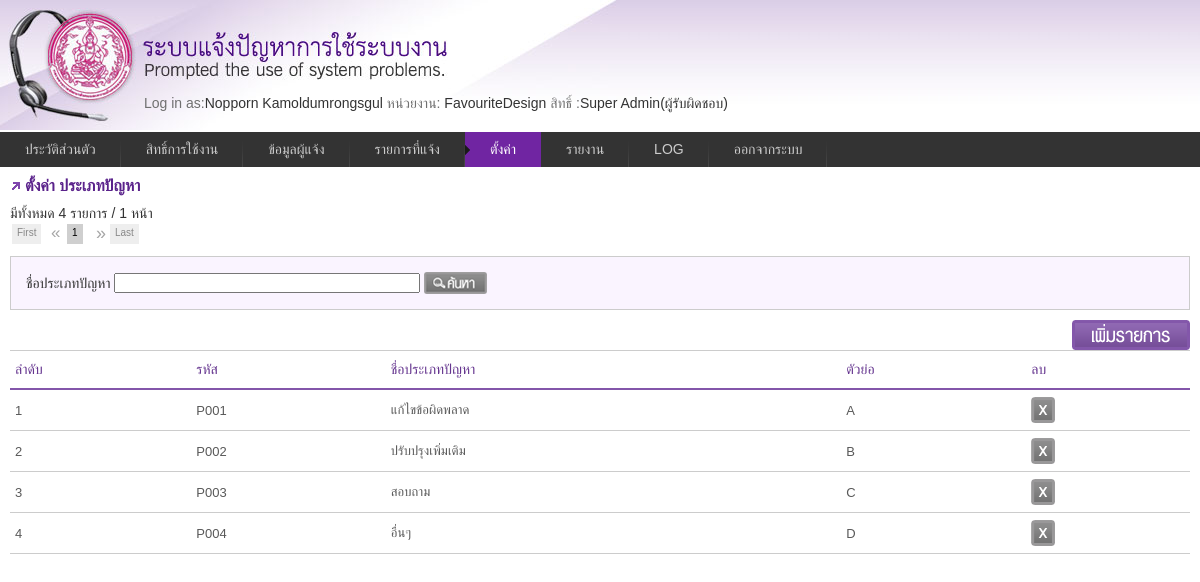
/setting.php?act=problemlist (signed in), run on the app's committed database.
### tables this page shows
CREATE TABLE `informent` (
  `ID` int(11) NOT NULL auto_increment,
  `Code` varchar(10) default NULL,
  `Name` varchar(50) default NULL,
  `lastname` varchar(50) default NULL,
  `usertypeid` int(11) default NULL,
  `UserGroupID` int(11) default NULL,
  `DepartmentID` int(11) default NULL,
  `DivisionID` int(11) default NULL,
  `GroupID` int(11) default NULL,
  `HumanType` int(11) default NULL,
  `IdCard` varchar(17) default NULL,
  `Tel` varchar(11) default NULL,
  `Email` varchar(255) default NULL,
  `Password` varchar(50) default NULL,
  `DateRegister` datetime default NULL,
  PRIMARY KEY  (`ID`)
);

CREATE TABLE `usergroup` (
  `ID` int(10) NOT NULL auto_increment,
  `Code` varchar(10) default NULL,
  `UserGroupName` varchar(50) default NULL,
  `UserDate` date default NULL,
  `CanAccessAll` char(10) default NULL,
  `level` char(1) default NULL,
  PRIMARY KEY  (`ID`)
);

CREATE TABLE `problemtype` (
  `ID` int(11) NOT NULL auto_increment,
  `Code` varchar(255) default NULL,
  `ProblemName` varchar(255) default NULL,
  `abbr` char(50) default NULL,
  PRIMARY KEY  (`ID`)
);

### include/function.php (called while the page is built, shortened)
<?php
function GetData($tablename, $id)
{
    if($id!='' && $tablename !='')
    {
      $result = mysql_query("SELECT * FROM ".$tablename." WHERE ID=".$id) or die("Error".mysql_error());
      $row = mysql_fetch_array($result);
    }
    return @$row;
}
function GetUserType($id){
	 $type=array("","ผู้รับผิดชอบ","ผู้ประสานงาน ","เจ้าของระบบ","ผู้ใช้งาน");
	 return $type[$id];
}
?>

### include/class_userlogin.php (called while the page is built, shortened)
<?php
class UserLogin{
 function GetPermission($pm_code)
 {
	$sql="select * from usergroup_permission where usergroupid=".$_SESSION["usergroupid"]." and code=".$pm_code;
	$result=mysql_query($sql)or die('Invalid query: ' . mysql_error());
	if($result){
		$item=mysql_fetch_assoc($result);
	}else{ $item="";}
	return $item;
 }
}
?>

### include/config.php (called while the page is built, shortened)
<?
$per_page = 10;
?>

### setting/problem_type_list.php (the view, shortened to what this page needs)
<?
  $problemsearch = @$_GET['problemsearch'];
  $condition = " WHERE 1 = 1 ";
  $condition .= $problemsearch!='' ? " AND ProblemName like '%".$problemsearch."%'" : "";
                $num_pages= 1;
                $page= @$_GET['page']!='' ? @$_GET['page'] : 1;
                $sql = "select * from problemtype  ".$condition;
                        $result = mysql_query($sql);
                        $page_start = ( $per_page * $page) - $per_page;
                        $num_rows = mysql_num_rows( $result );
                  if ( $num_rows <= $per_page )
                        $num_pages = 1;
                  else if ( ( $num_rows % $per_page ) == 0 )
                        $num_pages = ( $num_rows / $per_page );
                  else
                        $num_pages = ( $num_rows / $per_page ) + 1;
                $num_pages = ( int ) $num_pages;
                $sql .= "  ORDER BY ID    LIMIT $page_start, $per_page";
                $result = mysql_query($sql) or die("Invalid query: " . mysql_error());
?>
<h3>ตั้งค่า ประเภทปัญหา</h3>
<div  >มีทั้งหมด <?php  echo $num_rows;?> รายการ  / <?php  echo $num_pages;?> หน้า <div id="pagenavi" ></div></div>
<form method="get">
<div id="search">
<span> ชื่อประเภทปัญหา
<input name= "problemsearch" type="text" id= "problemsearch" size="35" value="<?php  echo $problemsearch;?>"></span>
<span>
<input name="" type="submit" value="search" class="btn_search" />
  </span>
</div>
</form>
<div id="btnBox"><input type="button" value="เพิ่มรายการ"  class="btn_add" onclick="document.location.href='setting.php?act=problemform'"/></div>
<table class="tblist">
<tr>
  <th align="left">ลำดับ</th>
  <th align="left">รหัส</th>
  <th align="left">ชื่อประเภทปัญหา</th>
  <th align="left">ตัวย่อ</th>
  <th align="left">ลบ</th>
  </tr>
<?
  $i = 0;
  while($row = mysql_fetch_array($result)){
  $i=$i+1;
?>
  <tr style="cursor:pointer;">
  <td onclick="window.location='setting.php?act=problemform&id=<?php  echo $row['ID'];?>';" ><?php  echo $i;?></td>
  <td onclick="window.location='setting.php?act=problemform&id=<?php  echo $row['ID'];?>';" ><?php  echo $row['Code'];?></td>
  <td onclick="window.location='setting.php?act=problemform&id=<?php  echo $row['ID'];?>';" ><?php  echo $row['ProblemName'];?></td>
  <td onclick="window.location='setting.php?act=problemform&id=<?php  echo $row['ID'];?>';" ><?php  echo $row['abbr'];?></td>
 <td> <input type="submit" name="delbutton" id="delbutton" value=""  class="btn_delete" onclick="ConfirmDelete('setting.php?type=problemtype&act=delete&id=<?php  echo $row['ID'];?>&chk_del=<?php echo $item_1['CanDelete']; ?>');" /> </td>
  </tr>
<? } ?>
</table>

### _menu.php (shortened to what this page needs)
<?
$currentUser = GetData("informent",$_SESSION['id']);
$group = GetData("usergroup",$_SESSION["usergroupid"]);
$agen=GetAgencie($_SESSION["id"]);
?>
<?
	$tmp = explode("/",$_SERVER['SCRIPT_NAME']);
		 $page_name = trim($tmp[count($tmp)-1]);
		$active_1_list = array('profile.php');
		$active_2_list = array('usergroup.php');
		$active_3_list = array('user.php');
		$active_4_list = array('request_list.php');
		$active_5_list = array('setting.php');
		$active_6_list = array('report.php');
		$active_7_list = array('logfile.php');
		if (in_array($page_name, $active_1_list))$m1_class = "current";	else	$m1_class = "";
		if (in_array($page_name, $active_2_list))$m2_class = "current";	else 	$m2_class = "";
		if (in_array($page_name, $active_3_list))$m3_class = "current";	else	$m3_class = "";
		if (in_array($page_name, $active_4_list))$m4_class = "current";	else	$m4_class = "";
		if (in_array($page_name, $active_5_list))$m5_class = "current";	else	$m5_class = "";
		if (in_array($page_name, $active_6_list))$m6_class = "current";	else	$m6_class = "";
		if (in_array($page_name, $active_7_list))$m7_class = "current";	else	$m7_class = "";
?>
<div id="head">
<div style="padding:95px 0 0 144px;">
<span class="gray">Log in as:</span><?php echo $currentUser['Name']." ".$currentUser['lastname'];?>
<span class="gray"> หน่วยงาน:</span>
<?php  if($_SESSION["usergroupid"]=="2"){
			$agen="FavouriteDesign";
		}
			echo $agen;
?>
<?php
$pm =new UserLogin();
    $item_1=$pm->GetPermission(1);
	$item_2=$pm->GetPermission(2);
	$item_3=$pm->GetPermission(3);
	$item_4=$pm->GetPermission(4);
	$item_5=$pm->GetPermission(5);
	$item_6=$pm->GetPermission(6);
	$item_7=$pm->GetPermission(7);
    $item_8=$pm->GetPermission(8);
	$item_10=$pm->GetPermission(10);
    $item_9=$pm->GetPermission(9);
	$item_11=$pm->GetPermission(11);
?>
<span class="gray"> สิทธิ์ :</span><?php echo $group['UserGroupName']; ?>(<?php echo GetUserType($_SESSION["usertype"]); ?>)</div>
</div>
<div class="menu">
		<ul>
			<li><a href="profile.php"  class="<?=$m1_class;?>">ประวัติส่วนตัว</a></li>
			<?php if($item_9['CanView']=="1"){ ?>
            <li><a href="usergroup.php"  class="<?=$m2_class;?>">สิทธิ์การใช้งาน</a></li>
			<?php } ?>
			<?php if($item_8['CanView']=="1"){ ?>
            <li><a href="user.php"  class="<?=$m3_class;?>">ข้อมูลผู้แจ้ง</a></li>
			<?php } ?>
			<li><a href="request_list.php" id="current"  class="<?=$m4_class;?>">รายการที่แจ้ง</a></li>
			 <?php
			 if($item_1['CanView']=="1" || $item_2['CanView']=="1" || $item_3['CanView']=="1" || $item_4['CanView']=="1" || $item_5['CanView']=="1" || $item_6['CanView']=="1" || $item_7['CanView']=="1"){ ?>
            <li><a href="#" class="<?=$m5_class;?>">ตั้งค่า</a>
          </li>
          <?php } ?>
		  	<?php if($item_10['CanView']=="1"){ ?>
            <li><a href="#" class="<?=$m6_class;?>">รายงาน</a>
            </li>
			<?php } ?>
			<?php
				if($item_11['CanView']=="1"){
				 ?>
            <li><a href="logfile.php" class="<?=$m7_class;?>">LOG</a></li>
			<?php } ?>
            <li><a href="#" onclick="ConfirmLogout();">ออกจากระบบ</a></li>
		</ul>
	</div>

### css/paginate.css (style rules this page uses)
.jPaginate { height:34px; position:relative; color:#a5a5a5; font-size:small; width:80%; margin:0px; text-align:center; font-size:10px; clear:both; }

### css/style.css (style rules this page uses)
html,body { font-family:Tahoma, Geneva, sans-serif; font-size:14px; color:#333; background:url(../images/bg_head.jpg) repeat-x; }
h3 { color:#5a228b; padding:0 0 0 15px; font-size:16px; font-weight:700; background:url(../images/bull.gif) no-repeat center left; margin-bottom:10px; }
#head { background:url(../images/head.jpg) no-repeat; height:132px; }
#btnBox { text-align:right;position:relative; float:right; }
#search { padding:15px; border:1px solid #CCC; margin-bottom:10px; background:#FAF4FF }
.tblist { font-family: "Lucida Sans Unicode", "Lucida Grande", Sans-Serif; font-size: 13px; background: #fff; margin:0; width: 100%; border-collapse: collapse; text-align: left; }
.tblist th { font-size: 14px; font-weight: normal; color:#65358f; padding: 10px 5px; border-top: 1px solid #ccc; border-bottom: 2px solid #8356aa; border-left: 0px solid #ccc; border-right: 0px solid #ccc; }
.tblist td { color:#595959; padding: 5px; height:30px; border-top: 1px solid #ccc; border-bottom: 1px solid #ccc; border-left: 0px solid #ccc; border-right: 0px solid #ccc; }

### css/other.css (style rules this page uses)
.gray { color:#707070 }
.btn_add { width:118px; height:30px; border: none; background: transparent url(../images/btn_add.png) no-repeat center; overflow: hidden; text-indent: -999px; line-height: 0px; display:inline; color: #a63606; cursor: pointer; cursor: hand; }
.btn_delete { width:24px; height:26px; border: none; background: transparent url(../images/btn_delete.png) no-repeat center; overflow: hidden; text-indent: -999px; line-height: 0px; display:inline; color: #a63606; cursor: pointer; cursor: hand; }
.btn_search { width:63px; height:22px; border: none; background: transparent url(../images/btn_search.png) no-repeat center; overflow: hidden; text-indent: -999px; line-height: 0px; display:inline; color: #a63606; cursor: pointer; cursor: hand; }

### css/menu_style.css (style rules this page uses)
.menu { border:none; border:0px; margin:0px; padding:0px; font: 67.5% "Lucida Sans Unicode", "Bitstream Vera Sans", "Trebuchet Unicode MS", "Lucida Grande", Verdana, Helvetica, sans-serif; font-size:14px; font-weight:bold; }
.menu ul { background:#333; height:35px; list-style:none; margin:0; padding:0; }
.menu li { float:left; padding:0px; }
.menu li a { background:#333 url("../images/seperator.gif") bottom right no-repeat; color:#cccccc; display:block; font-weight:normal; line-height:35px; margin:0px; padding:0px 25px; text-align:center; text-decoration:none; }
.menu .current { background:#7025a2 url('../images/hover_sub.gif') center left no-repeat; border:0px; color:#FFF; text-decoration:none; }

### data on the page
informent: Name "Nopporn", lastname "Kamoldumrongsgul"
usergroup: UserGroupName "Super Admin"
problemtype: Code "P001", ProblemName "แก้ไขข้อผิดพลาด", abbr "A"
problemtype: Code "P002", ProblemName "ปรับปรุงเพิ่มเติม", abbr "B"
problemtype: Code "P003", ProblemName "สอบถาม", abbr "C"
problemtype: Code "P004", ProblemName "อื่นๆ", abbr "D"

### other printed values
$agen "FavouriteDesign"
GetUserType($_SESSION["usertype"]) "ผู้รับผิดชอบ"
$num_rows "4"
$num_pages "1"
